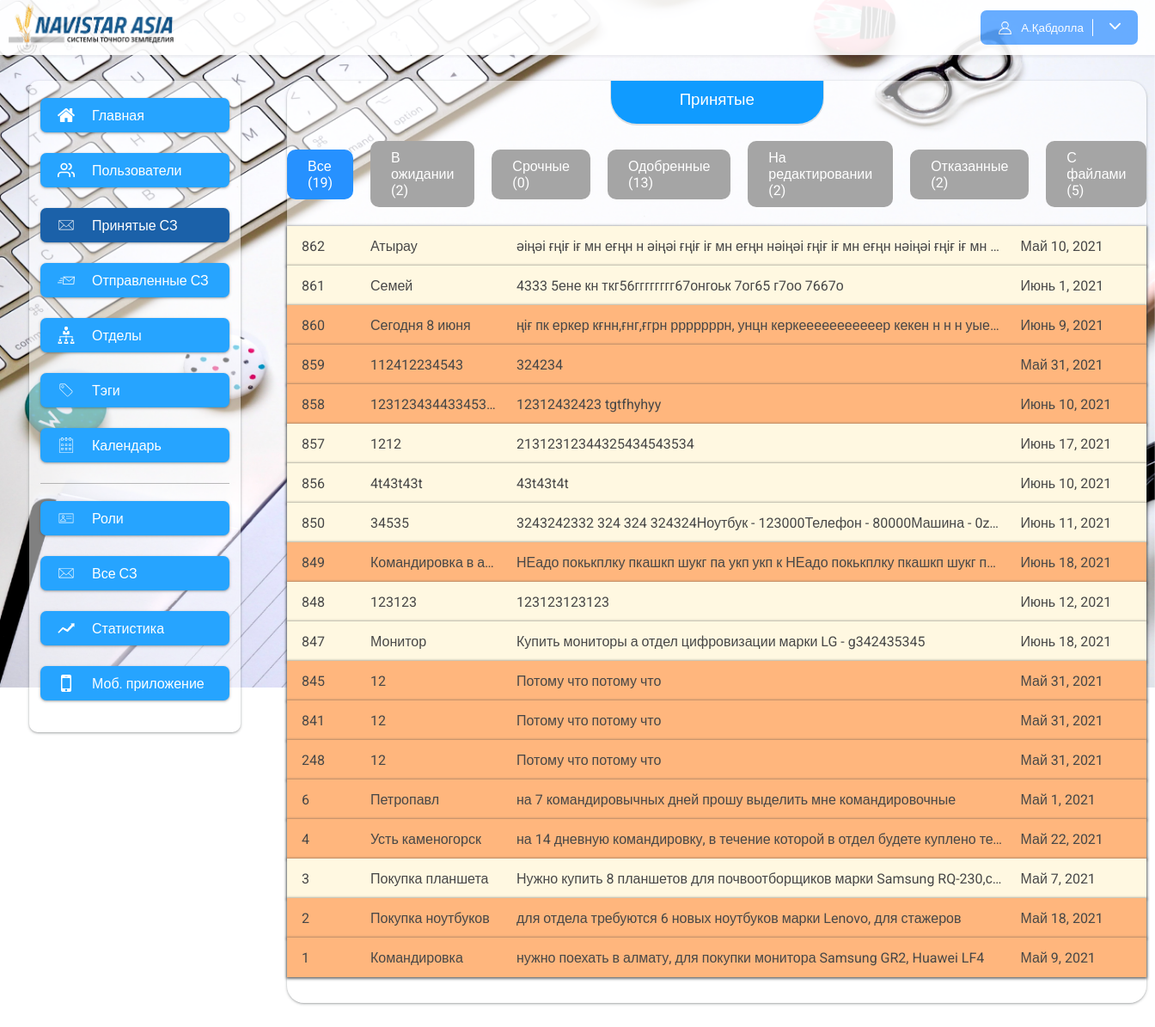
/my-notes (signed in), run on an earlier commit of the app's database.
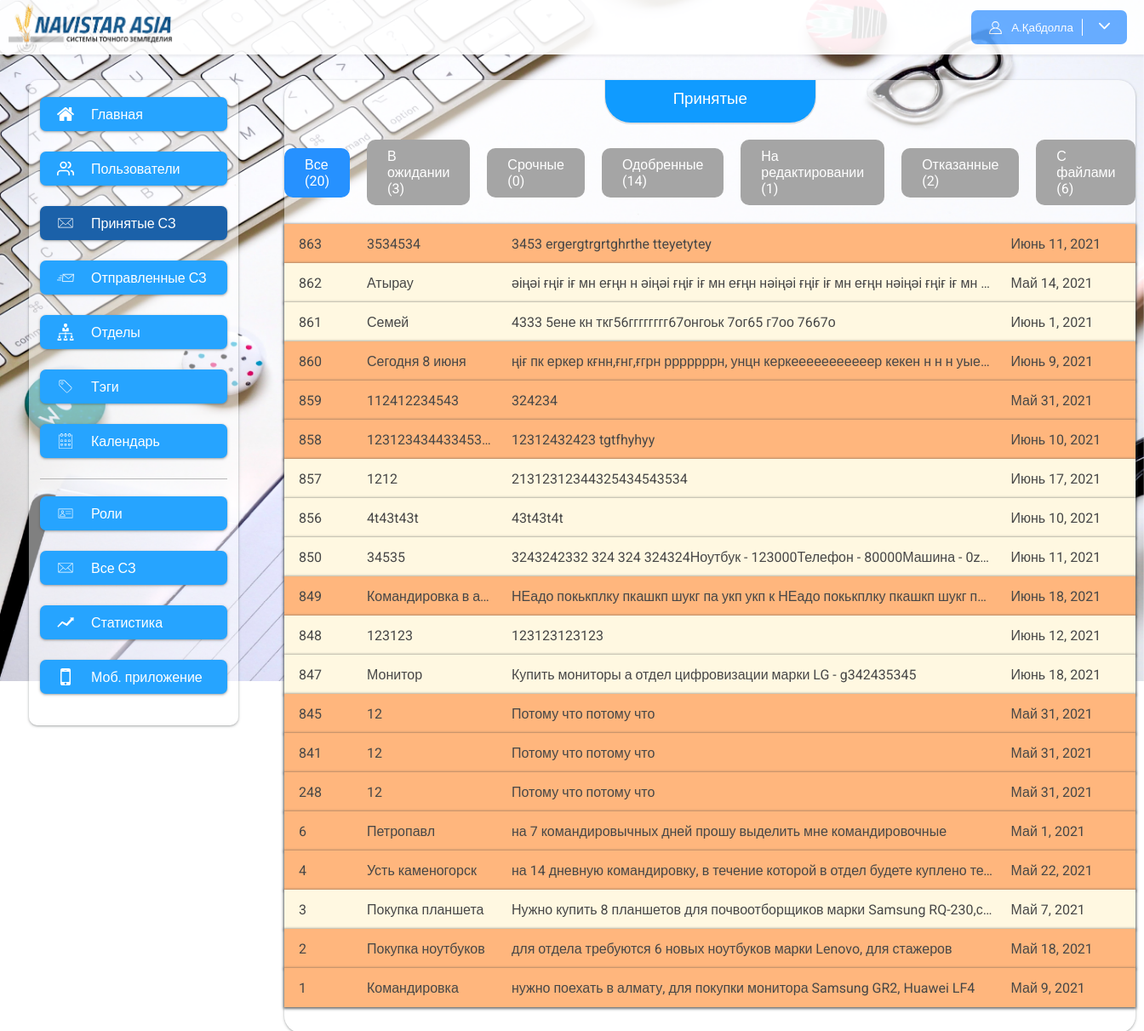
And on a later commit of the database.
### app/models.py (models this page shows, shortened)
class NoteUsers(models.Model):
    user = models.ForeignKey(User, on_delete=models.CASCADE, related_name="note")
    note = models.ForeignKey(ServiceNote, on_delete=models.CASCADE, related_name="users")
    index = models.IntegerField(null=True, blank=True)
    comment = models.TextField(null=True, blank=True)
    status = models.CharField(max_length=200,choices=statuses, null=True, blank=True)
    date_create = models.DateTimeField(auto_now=True, null=True, blank=True)
    is_read = models.BooleanField(default=False)
    date_read = models.DateTimeField(null=True, blank=True)
    class Meta:
        verbose_name = "Подписывающий"
        verbose_name_plural = "Подписывающие"

class ServiceNote(models.Model):
    user = models.ForeignKey(User, null=True, blank=True, on_delete=models.CASCADE, related_name="notes")
    number = models.IntegerField(null=True, blank=True)
    title = models.CharField(max_length=120)
    text = models.TextField()
    summa = models.CharField(max_length=200, null=True, blank=True)
    fast = models.BooleanField(default=False)
    date_create = models.DateTimeField(auto_now_add=True)
    date_update = models.DateTimeField(auto_now=True)
    date = models.DateField(null=True, blank=True)
    tags = models.ManyToManyField(Tags, null=True, blank=True, related_name="notes")
    user_index = models.IntegerField(default=1, null=True, blank=True)
    status = models.CharField(max_length=200, choices=statuses, null=True, blank=True)
    class Meta:
        verbose_name = "Служебная записка"
        verbose_name_plural = "Служебные записки"

### app/views.py (the view, shortened to what this page needs)
# urls.py: path("my-notes", my_notes_list, name="my_notes_list"),
@login_required()
def my_notes_list(request):
    notes = NoteUsers.objects.filter(user=request.user).filter(note__user_index__gte=F('index')).order_by('-pk')
    count_all = notes.count()
    count_wait = notes.filter(status=None).count()
    count_fast = notes.filter(status=None).filter(note__fast=True).count()
    count_success = notes.filter(status=success).count()
    count_edit = notes.filter(status=edit).count()
    count_error = notes.filter(status=error).count()
    count_files = notes.filter(~Q(note__files = None)).count()
    return render(request, 'my_notes.html', {"notes": notes,
                                          "count_all": count_all,
                                          "count_wait": count_wait,
                                          "count_fast": count_fast,
                                          "count_success": count_success,
                                          "count_edit": count_edit,
                                          "count_error": count_error,
                                          "count_files": count_files,
                                             })

### app/context_processors.py (called while the page is built)
def unReadNotes(request):
    if request.user.is_anonymous:
        return {}
    user = request.user
    unReadCount = NoteUsers.objects.filter(user=user).filter(note__user_index__gte=F('index')).order_by('-pk').filter(is_read=False).count()
    return {
        "unReadCount": unReadCount
    }

### app/templatetags/app_tags.py (called while the page is built)
@register.filter(name="htmlToText")
def htmlToText(data):
    if data.startswith("<"):
        text = BS(data)
        return text.get_text()
    else:
        return data

### app/templates/my_notes.html (shortened to what this page needs)
{% extends 'base.html' %}
{% load static %}
{% load app_tags %}
{% block content %}
    <div class="content" style="padding-left:0px; padding-right:0px">
        <h3 class="content_title">
            Принятые
        </h3>
        <div class="note_statuses">
            <a href="{% url 'my_notes_list' %}" class="note_status {% if request.get_full_path == '/my-notes' %}note_status_active{% endif %}">Все ({{ count_all }})</a>
            <a href="?status=wait" class="note_status {% if request.get_full_path == '/my-notes?status=wait' %}note_status_active{% endif %}">В ожидании ({{ count_wait }})</a>
            <a href="?status=fast" class="note_status  {% if request.get_full_path == '/my-notes?status=fast' %}note_status_active{% endif %}">Срочные ({{ count_fast }})</a>
            <a href="?status=success" class="note_status  {% if request.get_full_path == '/my-notes?status=success' %}note_status_active{% endif %}">Одобренные ({{ count_success }})</a>
            <a href="?status=edit" class="note_status  {% if request.get_full_path == '/my-notes?status=edit' %}note_status_active{% endif %}">На редактировании ({{ count_edit }})</a>
            <a href="?status=error" class="note_status  {% if request.get_full_path == '/my-notes?status=error' %}note_status_active{% endif %}">Отказанные ({{ count_error }})</a>
            <a href="?status=files" class="note_status  {% if request.get_full_path == '/my-notes?status=files' %}note_status_active{% endif %}">С файлами ({{ count_files }})</a>
        </div>
        <div class="flex_notes">
        {% for note in notes %}
        <a href="{% url 'my_note_detail' note.note.pk %}" class="flex_note {% if note.note.fast %}fast_note{% endif %}">
            <div class="note_number">{{ note.note.number }} {% if note.is_read == False %}<span class="unReadCircle"></span>{% endif %}</div>
            <div class="note_title">{{ note.note.title }}</div>
            <div class="note_text">{{ note.note.text|htmlToText }}</div>
            <div class="note_date">{{ note.note.date }}</div>
        </a>
        {% empty %}
        <span class="not_found">Служебные записки не найдены</span>
        {% endfor %}
    </div>
    </div>
{% endblock %}

What changed in the data, as far as the page shows it:
added NoteUsers: note.number "863", note "3534534", note.text|htmlToText "3453 ergergtrgrtghrthe tteyetytey", note "Июнь 11, 2021"
changed NoteUsers "Атырау": note "Май 10, 2021" → "Май 14, 2021"
Also different on the page:
{{ count_all }}: "19" → "20"
{{ count_wait }}: "2" → "3"
{{ count_success }}: "13" → "14"
{{ count_edit }}: "2" → "1"
{{ count_files }}: "5" → "6"
